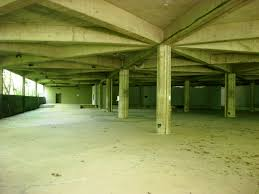
#> input picture PythonApplication1/subsolo.jpg, 259 x 194 px
$ python Otsu.py subsolo.jpg subsolo.jpg 5   (older library calls are emulated)
#> lines starting #> are read from the running program, lines starting #| are printed output that depends on the picture; after the words box and inside, x2 and y2 are one past the last pixel; in counts of white or black regions, pixels touching at a corner belong together
import cv2
import os
import sys
import mahotas

path = sys.argv[1]
name = sys.argv[2]
mediana = int(sys.argv[3])

img = cv2.imread(path)
#> img is the input picture: shape (194, 259, 3); mean B, G, R 79.7, 139.5, 133.3
img = cv2.cvtColor(img, cv2.COLOR_BGR2GRAY)
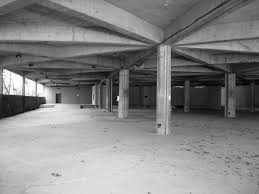
#> img: shape (194, 259); min 3, max 255, mean 130.8
suave = cv2.GaussianBlur(img, (mediana, mediana), 0)
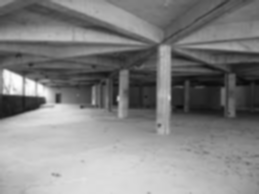
#> suave: shape (194, 259); min 10, max 253, mean 130.8
T = mahotas.thresholding.otsu(suave)
#> T = 132
temp = img.copy()
temp[temp > T] = 255
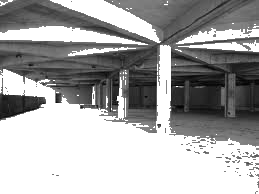
#> temp: shape (194, 259); min 3, max 255, mean 166.3
temp[temp < 255] = 0
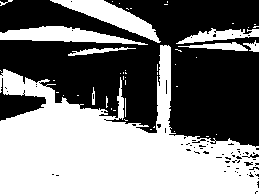
#> temp: shape (194, 259); 48.9% white; 47 white regions (38 under 20 px), largest, box (x1, y1, x2, y2) and area: (0, 45, 259, 194) 20101, (50, 0, 161, 43) 1550, (0, 26, 148, 45) 1466
otsu = cv2.bitwise_not(temp)
newName = name.split(".")[0]+"Otsu."+name.split(".")[1]
cv2.imwrite(os.path.join("C:/OpenImageProcessor/ImageConvert/wwwroot/Imgs/Actual/" , newName), otsu)
print(os.path.join("C:/OpenImageProcessor/ImageConvert/wwwroot/Imgs/Actual/" , newName))
print(os.path.join(newName))
